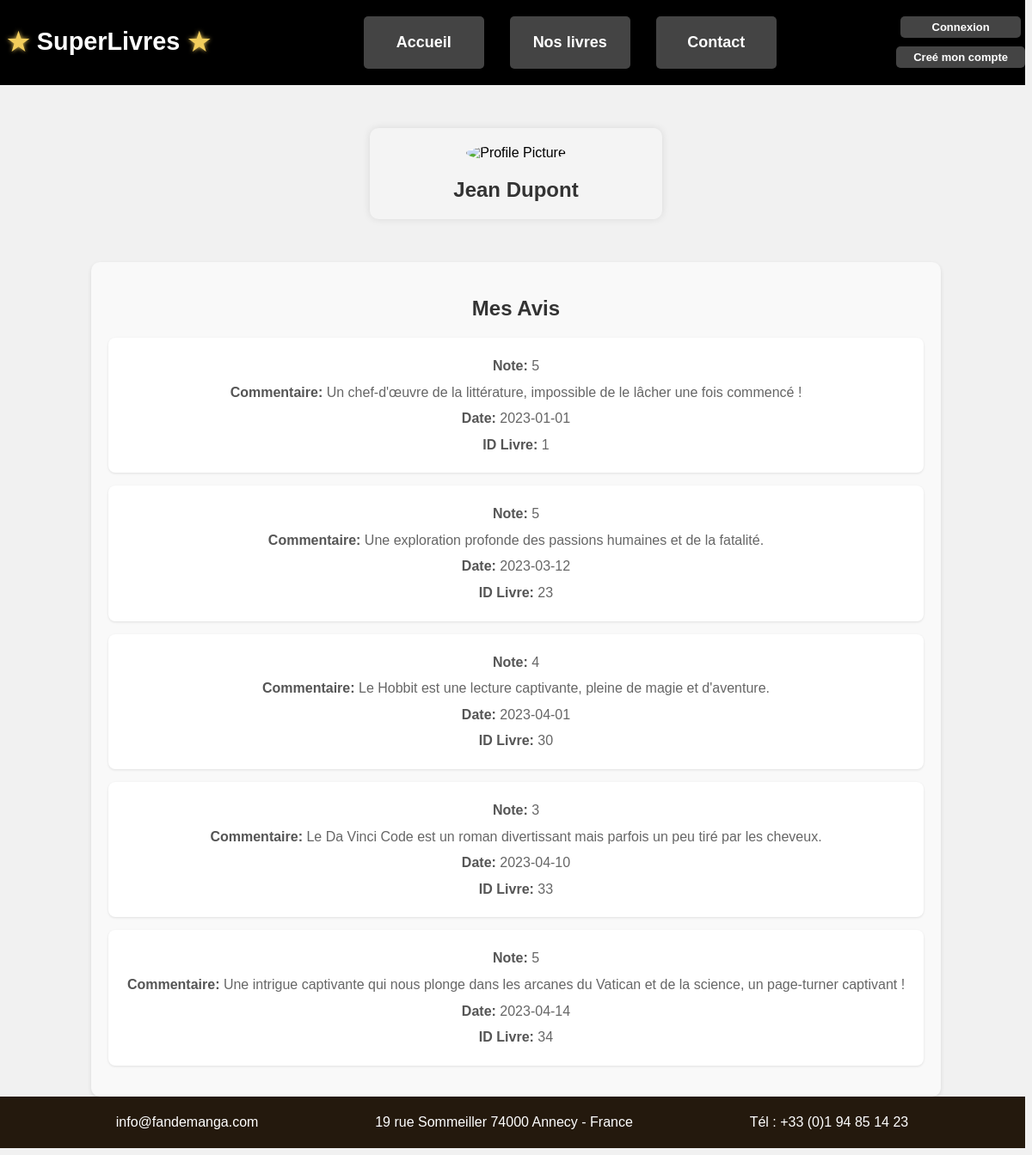
The page /Web/src/pages/profile.php?user_id=1 on the database its author committed.
### tables this page shows
CREATE TABLE Utilisateur (
    id_utilisateur INT AUTO_INCREMENT PRIMARY KEY,
    nom_utilisateur VARCHAR(255) NOT NULL,
    prenom_utilisateur VARCHAR(255) NOT NULL,
    email VARCHAR(255) NOT NULL,
    mot_de_passe VARCHAR(255) NOT NULL,
    date_inscription DATE NOT NULL
);

CREATE TABLE Avis (
    id_avis INT AUTO_INCREMENT PRIMARY KEY,
    note INT NOT NULL,
    commentaire TEXT,
    date_avis DATE NOT NULL,
    id_livre INT,
    id_utilisateur INT,
    FOREIGN KEY (id_livre) REFERENCES Livre(id_livre),
    FOREIGN KEY (id_utilisateur) REFERENCES Utilisateur(id_utilisateur)
);

### Web/src/requests/table_profile.php (called while the page is built, shortened)
<?php
function getUserInfo($conn, $user_id) {
    $sql = "SELECT prenom_utilisateur, nom_utilisateur FROM utilisateur WHERE id_utilisateur = 1;";
    $stmt = $conn->prepare($sql);
    $stmt->bind_param("i", $user_id);
    $stmt->execute();
    $result = $stmt->get_result();
    if ($result->num_rows == 1) {
        return $result->fetch_assoc();
    } else {
        return false;
    }
}
function getUserReviews($conn, $user_id) {
    $sql = "SELECT id_avis, note, commentaire, date_avis, id_livre FROM avis WHERE id_utilisateur = ?";
    if ($stmt = $conn->prepare($sql)) {
        $stmt->bind_param("i", $user_id);
        if ($stmt->execute()) {
            $result = $stmt->get_result();
            $reviews = $result->fetch_all(MYSQLI_ASSOC);
            return $reviews;
        } else {
            error_log("Execute failed: " . $stmt->error);
        }
    } else {
        error_log("Failed to prepare statement: " . $conn->error);
    }
    return false;
}
?>

### Web/src/pages/profile.php (the view, shortened to what this page needs)
<?php
    require_once("./src/requests/table_profile.php");
?>
<?php
if (isset($_GET['user_id']) && !empty($_GET['user_id'])) {
    $user_id = intval($_GET['user_id']);
    $user_info = getUserInfo($conn, $user_id);
    $reviews = getUserReviews($conn, $user_id);
    if ($user_info) {
        $prenom_utilisateur = htmlspecialchars($user_info['prenom_utilisateur']);
        $nom_utilisateur = htmlspecialchars($user_info['nom_utilisateur']);
    } else {
        header("Location: error.php");
        exit();
    }
} else {
    header("Location: error.php");
    exit();
}
?>
<!DOCTYPE html>
<html lang="fr">
<head>
    <?php
        require_once("./src/components/navbar/navbar.php");
    ?>
    <link rel="stylesheet" type="text/css" href="./src/styles/global.css">
    <link rel="stylesheet" type="text/css" href="./src/styles/profile.css">
    <link rel="stylesheet" type="text/css" href="./src/components/navbar/navbar.css">
    <link rel="stylesheet" type="text/css" href="./src/components/footer/footer.css">
</head>
<body>
    <div class="user-profile-container">
        <div class="profile-picture">
            <img src="<?php echo $profile_picture; ?>" alt="Profile Picture">
        </div>
        <div class="user-info">
            <h2><?php echo $prenom_utilisateur . " " . $nom_utilisateur; ?></h2>
        </div>
    </div>
    <div class="reviews-container">
        <h2>Mes Avis</h2>
        <?php if ($reviews && count($reviews) > 0): ?>
            <ul>
                <?php foreach ($reviews as $review): ?>
                    <li>
                        <p><strong>Note:</strong> <?php echo htmlspecialchars($review['note']); ?></p>
                        <p><strong>Commentaire:</strong> <?php echo htmlspecialchars($review['commentaire']); ?></p>
                        <p><strong>Date:</strong> <?php echo htmlspecialchars($review['date_avis']); ?></p>
                        <p><strong>ID Livre:</strong> <?php echo htmlspecialchars($review['id_livre']); ?></p>
                    </li>
                <?php endforeach; ?>
            </ul>
        <?php else: ?>
            <p>Vous n'avez écrit aucun avis.</p>
        <?php endif; ?>
    </div>
</body>
<?php
    require_once("./src/components/footer/footer.php");
?>
</html>

### Web/src/styles/global.css (style rules this page uses)
body { font-family: 'Merriweather Sans', sans-serif; background-color: #f1f1f1; min-height: 100vh; height: 100%; }

### Web/src/styles/profile.css (style rules this page uses)
.user-profile-container { width: 300px; margin: 50px auto; padding: 20px; border-radius: 10px; background-color: #f4f4f4; box-shadow: 0px 0px 10px rgba(0, 0, 0, 0.1); text-align: center; }
.profile-picture img { width: 150px; height: 150px; border-radius: 50%; object-fit: cover; margin-bottom: 20px; }
.user-info h2 { margin: 0; color: #333; }
.reviews-container { width: 80%; margin: 0 auto; padding: 20px; background-color: #f9f9f9; border-radius: 10px; box-shadow: 0 2px 5px rgba(0, 0, 0, 0.1); }
.reviews-container h2 { text-align: center; color: #333; font-family: 'Arial', sans-serif; margin-bottom: 20px; }
.reviews-container ul { list-style: none; padding: 0; }
.reviews-container ul li { background-color: #fff; margin-bottom: 15px; padding: 15px; border-radius: 8px; box-shadow: 0 1px 3px rgba(0, 0, 0, 0.1); }
.reviews-container ul li strong { color: #555; font-weight: bold; }
.reviews-container ul li p { margin: 5px 0; color: #666; line-height: 1.6; }
.reviews-container p { text-align: center; color: #777; }

### rows shown on the page
utilisateur: prenom_utilisateur "Jean", nom_utilisateur "Dupont"
avis: note "5", commentaire "Un chef-d'œuvre de la littérature, impossible de le lâcher une fois commencé !", date_avis "2023-01-01", id_livre "1"
avis: note "5", commentaire "Une exploration profonde des passions humaines et de la fatalité.", date_avis "2023-03-12", id_livre "23"
avis: note "4", commentaire "Le Hobbit est une lecture captivante, pleine de magie et d'aventure.", date_avis "2023-04-01", id_livre "30"
avis: note "3", commentaire "Le Da Vinci Code est un roman divertissant mais parfois un peu tiré par les cheveux.", date_avis "2023-04-10", id_livre "33"
avis: note "5", commentaire "Une intrigue captivante qui nous plonge dans les arcanes du Vatican et de la science, un page-turner captivant !", date_avis "2023-04-14", id_livre "34"
